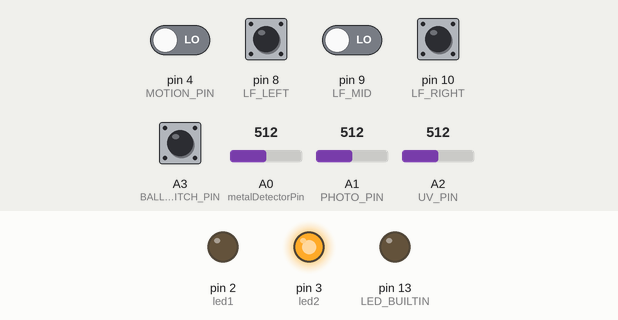
Simulated run of this sketch. Board: Arduino Uno, built with avr-gcc and run on an emulated ATmega328P. On the bench: output pins drawn as LEDs (lit = HIGH). The test bench sets the inputs (shaded band); at power-on: A3 (BALLSWITCH_PIN), pin 4 (MOTION_PIN), pin 8 (LF_LEFT), pin 9 (LF_MID), pin 10 (LF_RIGHT) LOW, A0 (metalDetectorPin) = 512, A1 (PHOTO_PIN) = 512, A2 (UV_PIN) = 512. What the sketch prints to the serial monitor is not drawn.

Above: at 1.2 s.
1.3 s: pin 4 (MOTION_PIN) driven HIGH
At 2.2 s:
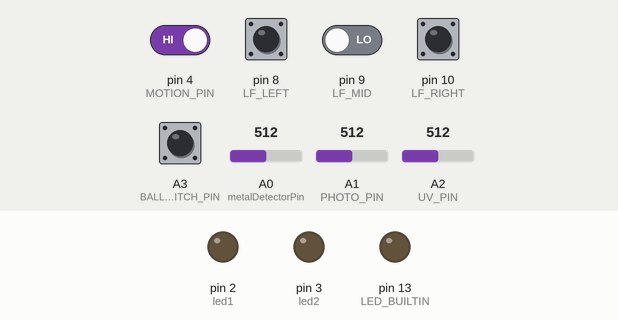
At 3.1 s:
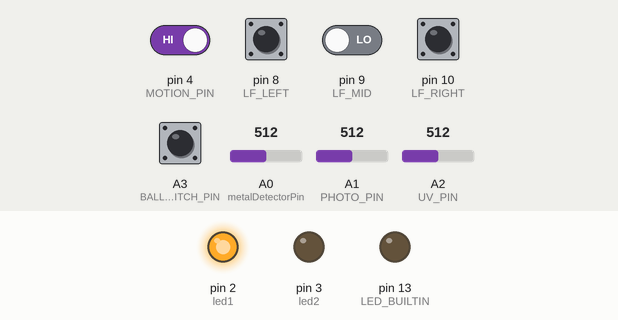
4.8 s: A0 (metalDetectorPin) set to 360
8.3 s: A0 (metalDetectorPin) set to 333
At 8.48 s:
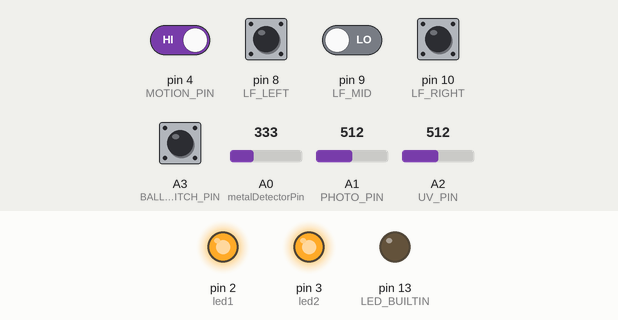
12.4 s: A1 (PHOTO_PIN) set to 104
16.7 s: A1 (PHOTO_PIN) set to 90
Timing chart, 0 to 19.2 s (numbered marks = the images above; inputs shaded):
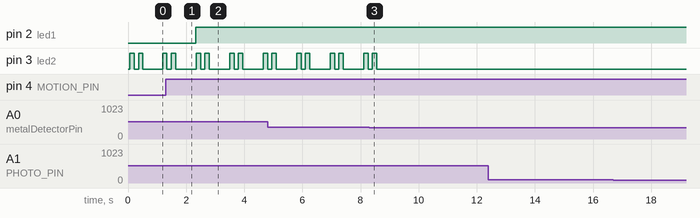

The sketch:

ardiuno01.ino
```cpp
#include <Servo.h>

// --- LED pins ---
const int led1 = 2; // Front lights
const int led2 = 3; // Back lights

// --- Sensor pins ---
const int metalDetectorPin = A0;   // Metal detector sensor
#define PHOTO_PIN A1               // PhotoResistor
#define UV_PIN A2                  // UV Module
#define BALLSWITCH_PIN A3          // Ball switch sensor
#define MOTION_PIN 4               // Motion Detector Module

// Line follower module pins (3 sensors: left, middle, right)
#define LF_LEFT 8
#define LF_MID  9
#define LF_RIGHT 10

// --- Variables ---
bool motionDetected = false;

// --- Setup ---
void setup() {
  // LEDs
  pinMode(LED_BUILTIN, OUTPUT);
  pinMode(led1, OUTPUT);
  pinMode(led2, OUTPUT);

  // Sensors
  pinMode(MOTION_PIN, INPUT);
  pinMode(LF_LEFT, INPUT);
  pinMode(LF_MID, INPUT);
  pinMode(LF_RIGHT, INPUT);
  pinMode(BALLSWITCH_PIN, INPUT);

  // Serial
  Serial.begin(9600);
  Serial.println("=== Multi-Sensor System Ready ===");
}

// --- Main loop ---
void loop() {
  // --- Handle serial commands ---
  if (Serial.available() > 0) {
    String cmd = Serial.readStringUntil('\n');
    cmd.trim();

    if (cmd == "LIGHT_FRONT_ON") {
      TurnOnFrontLights();
      Serial.println("Front lights ON");
    } else if (cmd == "LIGHT_FRONT_OFF") {
      TurnOffFrontLights();
      Serial.println("Front lights OFF");
    } else if (cmd == "LIGHT_BACK_ON") {
      TurnOnBackLights();
      Serial.println("Back lights ON");
    } else if (cmd == "LIGHT_BACK_OFF") {
      TurnOffBackLights();
      Serial.println("Back lights OFF");
    }
  }

  // --- Read sensors ---
  motionDetected = digitalRead(MOTION_PIN);
  int photoValue = analogRead(PHOTO_PIN);
  int uvValue = analogRead(UV_PIN);
  int metalValue = analogRead(metalDetectorPin);
  int ballState = digitalRead(BALLSWITCH_PIN);
  int lfLeft = digitalRead(LF_LEFT);
  int lfMid = digitalRead(LF_MID);
  int lfRight = digitalRead(LF_RIGHT);

  // --- Print all readings in one line ---
  Serial.print("MOTION:"); Serial.print(motionDetected);
  Serial.print(" | PHOTO:"); Serial.print(photoValue);
  Serial.print(" | UV:"); Serial.print(uvValue);
  Serial.print(" | METAL:"); Serial.print(metalValue);
  Serial.print(" | BALL:"); Serial.print(ballState);
  Serial.print(" | LF[L:"); Serial.print(lfLeft);
  Serial.print(" M:"); Serial.print(lfMid);
  Serial.print(" R:"); Serial.print(lfRight);
  Serial.println("]");

if (Serial.available() > 0) {
  String cmd = Serial.readStringUntil('\n');
  cmd.trim();

  if (cmd == "LIGHT_FRONT_ON" || cmd == "TURNONFLIGHTS") {
    TurnOnFrontLights();
    Serial.println("Front lights ON");
  } else if (cmd == "LIGHT_FRONT_OFF") {
    TurnOffFrontLights();
    Serial.println("Front lights OFF");
  } else if (cmd == "LIGHT_BACK_ON") {
    TurnOnBackLights();
    Serial.println("Back lights ON");
  } else if (cmd == "LIGHT_BACK_OFF") {
    TurnOffBackLights();
    Serial.println("Back lights OFF");
  }
}
  // --- Sensor reactions ---
  if (motionDetected) {
    Serial.println("⚠️ Motion detected!");
    TurnOnFrontLights();
  } else {
    TurnOffFrontLights();
  }

  if (metalValue > 350) {
    Serial.println("⚡ METAL DETECTED!");
    BlinkBackLights(2, 150); // flash back lights
  } else {
    TurnOffBackLights();
  }

  if (ballState == HIGH) {
    Serial.println("Ball switch triggered!");
  }

  delay(500); // update rate
}

// --- LED control functions ---
void TurnOnFrontLights() {
  digitalWrite(led1, HIGH);
}

void TurnOffFrontLights() {
  digitalWrite(led1, LOW);
}

void TurnOnBackLights() {
  digitalWrite(led2, HIGH);
}

void TurnOffBackLights() {
  digitalWrite(led2, LOW);
}

void BlinkFrontLights(int times, int delayMs) {
  for (int i = 0; i < times; i++) {
    TurnOnFrontLights();
    delay(delayMs);
    TurnOffFrontLights();
    delay(delayMs);
  }
}

void BlinkBackLights(int times, int delayMs) {
  for (int i = 0; i < times; i++) {
    TurnOnBackLights();
    delay(delayMs);
    TurnOffBackLights();
    delay(delayMs);
  }
}
```

Measured:
- the behaviour switches between 351 and 350 on A0 (metalDetectorPin) (found by bisection; images 2 and 3)
- after the input at 1.3 s, pin 2 (led1): LOW → HIGH after 1.0 s
- after the input at 8.3 s, pin 3 (led2): goes on until 8.6 s, then stays LOW
- after the input at 12.4 s, every drawn part: stays the same
- after the input at 16.7 s, every drawn part: stays the same
- by itself, pin 3 (led2): repeats every 1.2 s: HIGH 0.15 s, LOW 0.70 s, HIGH 0.15 s, LOW 0.15 s
